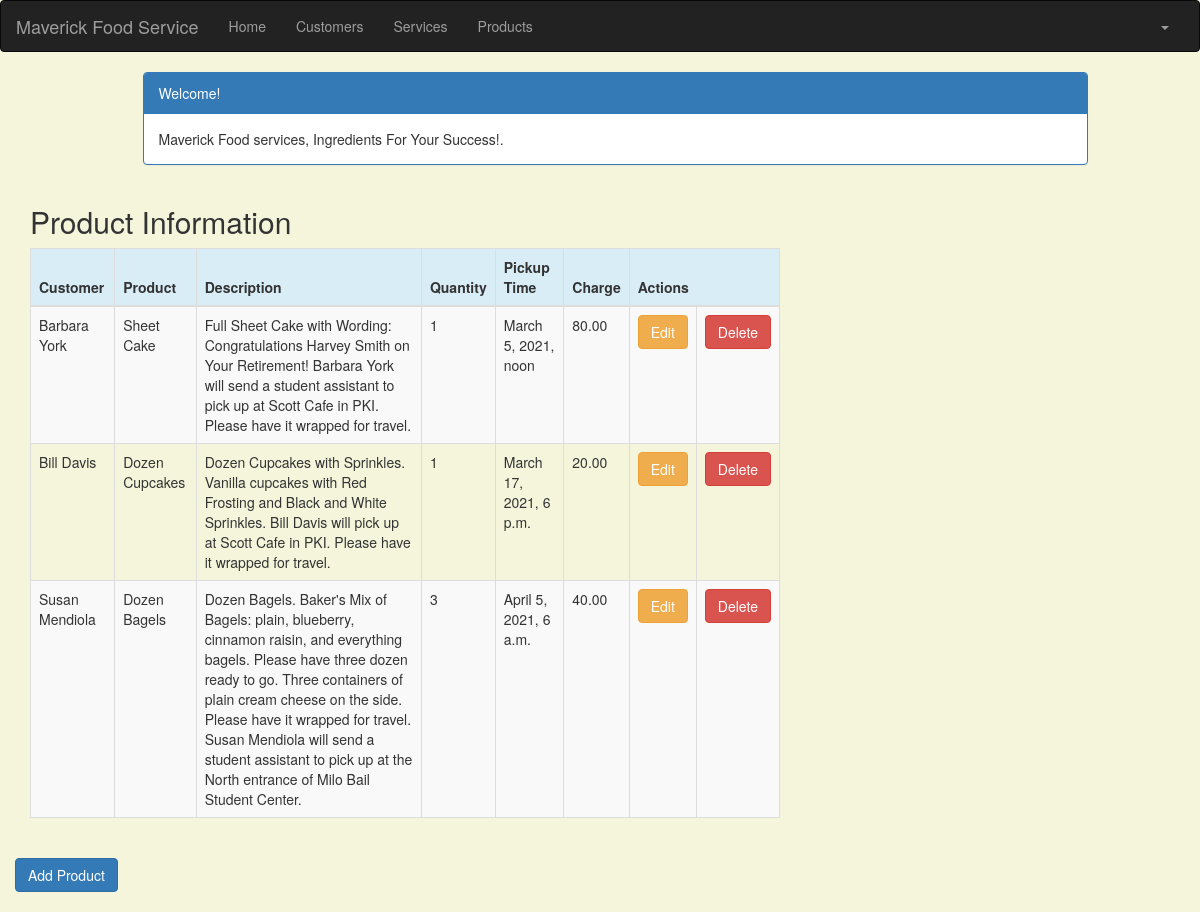
The page /product_list (signed in) on the database its author committed.
### crm/models.py (models this page shows, shortened)
class Product(models.Model):
    cust_name = models.ForeignKey(Customer, on_delete=models.CASCADE, related_name='products')
    product = models.CharField(max_length=100)
    p_description = models.TextField()
    quantity = models.IntegerField()
    pickup_time = models.DateTimeField(
        default=timezone.now)
    charge = models.DecimalField(max_digits=10, decimal_places=2)
    created_date = models.DateTimeField(
        default=timezone.now)
    updated_date = models.DateTimeField(auto_now_add=True)

class Customer(models.Model):
    cust_name = models.CharField(max_length=50)
    organization = models.CharField(max_length=100, blank=True)
    role = models.CharField(max_length=100)
    email = models.EmailField(max_length=100)
    bldgroom = models.CharField(max_length=100)
    address = models.CharField(max_length=200)
    account_number = models.IntegerField(blank=False, null=False)
    city = models.CharField(max_length=50)
    state = models.CharField(max_length=50)
    zipcode = models.CharField(max_length=10)
    phone_number = models.CharField(max_length=50)
    created_date = models.DateTimeField(
        default=timezone.now)
    updated_date = models.DateTimeField(auto_now_add=True)
    def __str__(self):
        return str(self.cust_name)

### crm/views.py (the view)
# urls.py: path('product_list', views.product_list, name='product_list'),
@login_required
def product_list(request):
   products = Product.objects.filter(created_date__lte=timezone.now())
   return render(request, 'crm/product_list.html', {'products': products})

### crm/templates/crm/product_list.html (shortened to what this page needs)
<!DOCTYPE html>
<html lang = "en">
{% extends 'crm/base.html' %}
{% block content %}
    <head>
        <link rel="stylesheet" href="https://maxcdn.bootstrapcdn.com/bootstrap/3.3.4/css/bootstrap.min.css">
    </head>
    <body>
    <div class="container">
        <div class="row">
            <div class="col-md-10 col-md-offset-1">
                <div class="panel panel-primary">
                    <div class="panel-heading">Welcome!</div>
                    <div class="panel-body">
                        Maverick Food services, Ingredients For Your Success!.
                    </div>
                </div>
            </div>
        </div>
    </div>
    <div class="row">
        <h2 style="padding-left: 15Px">Product Information</h2>
    </div>
    <div>
        <table class="table table-striped table-bordered table-hover">
            <thead>
            <tr class="bg-info">
                <th>Customer</th>
                <th>Product</th>
                <th>Description</th>
                <th>Quantity</th>
                <th>Pickup Time</th>
                <th>Charge</th>
                <th colspan="3">Actions</th>
            </tr>
            </thead>
            <tbody>
            {% for product in products %}
                <tr>
                    <td>{{ product.cust_name }}</td>
                    <td>{{ product.product }}</td>
                    <td>{{ product.p_description }}</td>
                    <td>{{ product.quantity }}</td>
                    <td>{{ product.pickup_time }}</td>
                    <td>{{ product.charge }}</td>
                    <td><a href="{% url 'crm:product_edit' pk=product.pk %}"
                           class="btn btn-warning">Edit</a></td>
                    <td><a href=""
                           onclick="return confirm('Are you sure you want to delete?')"
                           class="btn btn-danger">Delete</a>
                    </td>
                </tr>
            {% endfor %}
            </tbody>
        </table>
    </div>
    <div class="row">
        <a href="{% url 'crm:product_new' %}" class="row"><span
                class="btn btn-primary">Add Product</span></a>
     </div>
    </body>
{% endblock %}

### crm/templates/crm/product_list.html (style rules this page uses)
body { background-color: beige; }

### rows shown on the page
Product: cust_name "Barbara York", product "Sheet Cake", p_description "Full Sheet Cake with Wording: Congratulations Harvey Smith on Your Retirement! Barbara York will send a student assistant to pick up at Scott Cafe in PKI. Please have it wrapped for travel.", quantity "1", pickup_time "March 5, 2021, noon", charge "80.00"
Product: cust_name "Bill Davis", product "Dozen Cupcakes", p_description "Dozen Cupcakes with Sprinkles. Vanilla cupcakes with Red Frosting and Black and White Sprinkles. Bill Davis will pick up at Scott Cafe in PKI. Please have it wrapped for travel.", quantity "1", pickup_time "March 17, 2021, 6 p.m.", charge "20.00"
Product: cust_name "Susan Mendiola", product "Dozen Bagels", p_description "Dozen Bagels. Baker's Mix of Bagels: plain, blueberry, cinnamon raisin, and everything bagels. Please have three dozen ready to go. Three containers of plain cream cheese on the side. Please have it wrapped for travel. Susan Mendiola will send a student assistant to pick up at the North entrance of Milo Bail Student Center.", quantity "3", pickup_time "April 5, 2021, 6 a.m.", charge "40.00"
